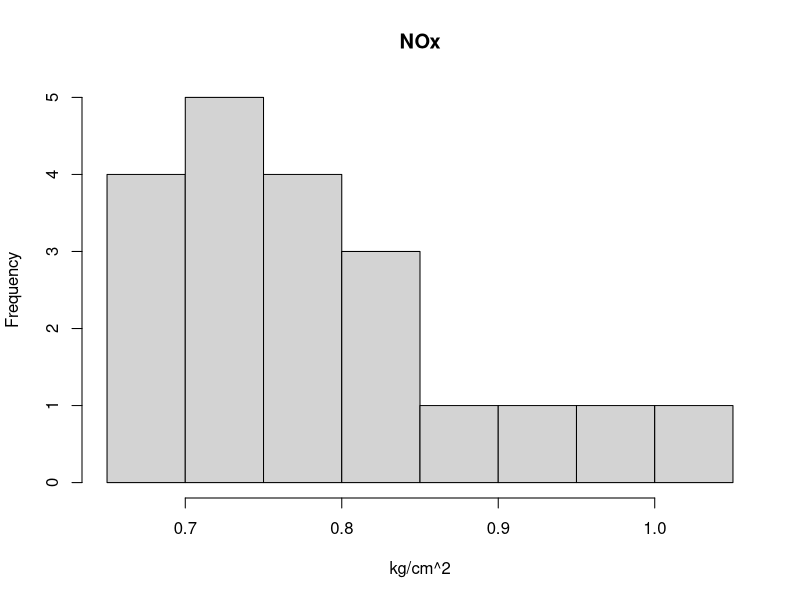

Here is the R script that generated this plot:
emis = read.table("emissions.txt", header=T, sep="\t") 
set.seed(123)
cor(emis)
summary(emis)
colnames(emis)
emis$NOx
emis[,2]
View(emis)

hist(emis[,"NOx"],main="NOx", xlab="kg/cm^2")
b1 <- c(seq(min(emis$NOx), max(emis$NOx), length.out=10))
